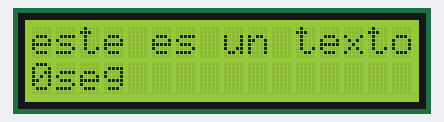
A sketch run on a simulated Arduino Uno, built with avr-gcc and run on an emulated ATmega328P. Shown: 16×2 character LCD.

Above: at 0.1 s.
At 5.1 s:
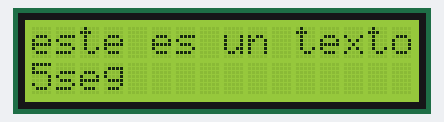
At 10.1 s:
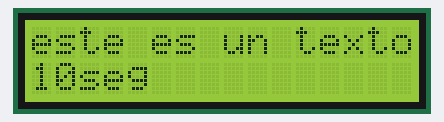
At 19.1 s:
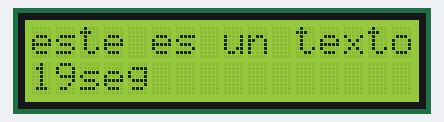
At 29.1 s:
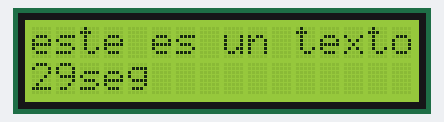
At 39.1 s:
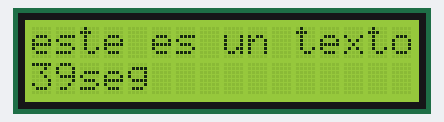

The sketch:

practica_lcd_i2c.ino
```cpp
#include<Wire.h>//MAnejo simple de i2c
#include<LCD.h>//manejo de la pantalla
#include<LiquidCrystal_I2C.h>//manejo de porotocolo

LiquidCrystal_I2C lcd (0x27,2,1,0,4,5,6,7);//indico los pines de las lineas de control
                                          //RS , ENABLE, RW ,D4,D5,D6
void setup() {
  // put your setup code here, to run once:
 lcd.setBacklightPin(3,POSITIVE);//numero de puerto paralelo para activar luminocidad
 lcd.setBacklight(HIGH); //enciendo la iluminacion posterior
 lcd.begin(16,2);//16 columnas por 2 filas
 lcd.clear(); // limpio pantalla
}

void loop() {
  // put your main code here, to run repeatedly:

  lcd.setCursor(0,0); //donde arranco con el cursos;
  lcd.print("este es un texto demasiado");
  lcd.setCursor(0,1);//
  lcd.print(millis()/1000);
  lcd.print("seg");
}
```

Measured:
- what the display in image 1 shows lasts 1.0 s, from 5.0 s to 6.0 s
